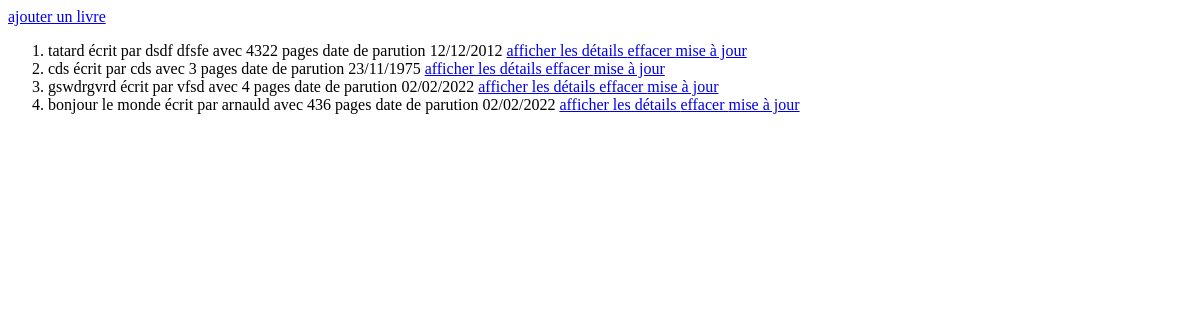
Before: /bibliotheque/indexlivre/ with the older database file.
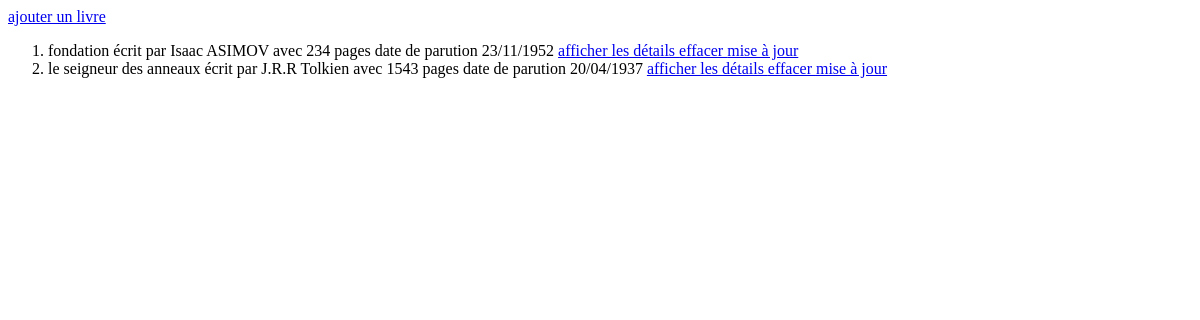
After: the same page with the newer database file.
### bibliotheque/models.py (models this page shows, shortened)
class Livre(models.Model): #déclare la classe Livre héritant de la classe Model, classe de base des modèles
    titre = models.CharField(max_length=100) # défini un champs de type texte de 100 caractères maximum
    auteur = models.CharField(max_length = 100)
    date_parution = models.DateField(blank=True, null = True) # champs de type date, pouvant être null ou ne pas être rempli
    nombre_pages = models.IntegerField(blank=False) # champs de type entier devant être obligatoirement rempli
    resume = models.TextField(null = True, blank = True) # champs de type text long
    def __str__(self):
        chaine = f"{self.titre} écrit par {self.auteur} avec {self.nombre_pages} pages"
        return chaine

### bibliotheque/views.py (the view)
# urls.py: path('indexlivre/',views.index),
def index(request):
    liste = list(models.Livre.objects.all())
    return render(request, 'bibliotheque/livre/index.html', {'liste': liste})

### bibliotheque/templates/bibliotheque/livre/index.html (shortened to what this page needs)
<!DOCTYPE html>
<html lang="en">
<head>
</head>
<body>
<a href="/bibliotheque/ajout/"> ajouter un livre </a>
 <ol>
        {% for l in liste %}
            <li> {{l}} date de parution {{l.date_parution|date:"d/m/Y"}} <a href="/bibliotheque/affiche/{{l.id}}/"> afficher les détails </a> <a href="/bibliotheque/delete/{{l.id}}/"> effacer </a>
                <a href="/bibliotheque/update/{{l.id}}/"> mise à jour </a></li>
        {%endfor%}
    </ol>
</body>
</html>

Changed rows visible on the page:
removed Livre: titre+auteur+nombre_pages "tatard écrit par dsdf dfsfe avec 4322 pages", date_parution "12/12/2012"
removed Livre: titre+auteur+nombre_pages "cds écrit par cds avec 3 pages", date_parution "23/11/1975"
removed Livre: titre+auteur+nombre_pages "gswdrgvrd écrit par vfsd avec 4 pages", date_parution "02/02/2022"
removed Livre: titre+auteur+nombre_pages "bonjour le monde écrit par arnauld avec 436 pages", date_parution "02/02/2022"
added Livre: titre+auteur+nombre_pages "fondation écrit par Isaac ASIMOV avec 234 pages", date_parution "23/11/1952"
added Livre: titre+auteur+nombre_pages "le seigneur des anneaux écrit par J.R.R Tolkien avec 1543 pages", date_parution "20/04/1937"
